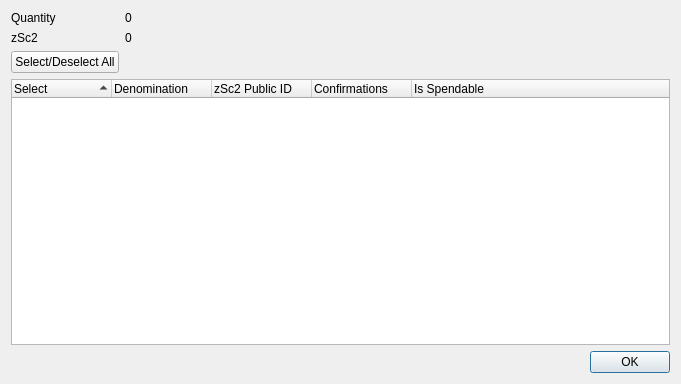
<?xml version="1.0" encoding="UTF-8"?>
<ui version="4.0">
 <class>ZSc2ControlDialog</class>
 <widget class="QDialog" name="ZSc2ControlDialog">
  <property name="geometry">
   <rect>
    <x>0</x>
    <y>0</y>
    <width>681</width>
    <height>384</height>
   </rect>
  </property>
  <property name="minimumSize">
   <size>
    <width>681</width>
    <height>384</height>
   </size>
  </property>
  <property name="windowTitle">
   <string>Select zSc2 to Spend</string>
  </property>
  <layout class="QGridLayout" name="gridLayout">
   <item row="0" column="0">
    <layout class="QFormLayout" name="formLayout">
     <property name="sizeConstraint">
      <enum>QLayout::SetDefaultConstraint</enum>
     </property>
     <item row="0" column="0">
      <widget class="QLabel" name="labelQuantity">
       <property name="text">
        <string>Quantity</string>
       </property>
      </widget>
     </item>
     <item row="0" column="1">
      <widget class="QLabel" name="labelQuantity_int">
       <property name="text">
        <string>0</string>
       </property>
      </widget>
     </item>
     <item row="1" column="0">
      <widget class="QLabel" name="labelZSc2">
       <property name="text">
        <string>zSc2</string>
       </property>
      </widget>
     </item>
     <item row="1" column="1">
      <widget class="QLabel" name="labelZSc2_int">
       <property name="text">
        <string>0</string>
       </property>
      </widget>
     </item>
     <item row="2" column="0">
      <widget class="QPushButton" name="pushButtonAll">
       <property name="text">
        <string>Select/Deselect All</string>
       </property>
      </widget>
     </item>
    </layout>
   </item>
   <item row="1" column="0">
    <layout class="QVBoxLayout" name="verticalLayout">
     <item>
      <widget class="QTreeWidget" name="treeWidget">
       <property name="minimumSize">
        <size>
         <width>0</width>
         <height>250</height>
        </size>
       </property>
       <property name="alternatingRowColors">
        <bool>true</bool>
       </property>
       <property name="sortingEnabled">
        <bool>true</bool>
       </property>
       <property name="columnCount">
        <number>5</number>
       </property>
       <attribute name="headerDefaultSectionSize">
        <number>100</number>
       </attribute>
       <column>
        <property name="text">
         <string notr="true">Select</string>
        </property>
       </column>
       <column>
        <property name="text">
         <string notr="true">Denomination</string>
        </property>
       </column>
       <column>
        <property name="text">
         <string notr="true">zSc2 Public ID</string>
        </property>
       </column>
       <column>
        <property name="text">
         <string notr="true">Confirmations</string>
        </property>
       </column>
       <column>
        <property name="text">
         <string>Is Spendable</string>
        </property>
       </column>
      </widget>
     </item>
     <item>
      <widget class="QDialogButtonBox" name="buttonBox">
       <property name="orientation">
        <enum>Qt::Horizontal</enum>
       </property>
       <property name="standardButtons">
        <set>QDialogButtonBox::Ok</set>
       </property>
      </widget>
     </item>
    </layout>
   </item>
  </layout>
 </widget>
 <resources/>
 <connections>
  <connection>
   <sender>buttonBox</sender>
   <signal>accepted()</signal>
   <receiver>ZSc2ControlDialog</receiver>
   <slot>accept()</slot>
   <hints>
    <hint type="sourcelabel">
     <x>248</x>
     <y>254</y>
    </hint>
    <hint type="destinationlabel">
     <x>157</x>
     <y>274</y>
    </hint>
   </hints>
  </connection>
  <connection>
   <sender>buttonBox</sender>
   <signal>rejected()</signal>
   <receiver>ZSc2ControlDialog</receiver>
   <slot>reject()</slot>
   <hints>
    <hint type="sourcelabel">
     <x>316</x>
     <y>260</y>
    </hint>
    <hint type="destinationlabel">
     <x>286</x>
     <y>274</y>
    </hint>
   </hints>
  </connection>
 </connections>
</ui>
